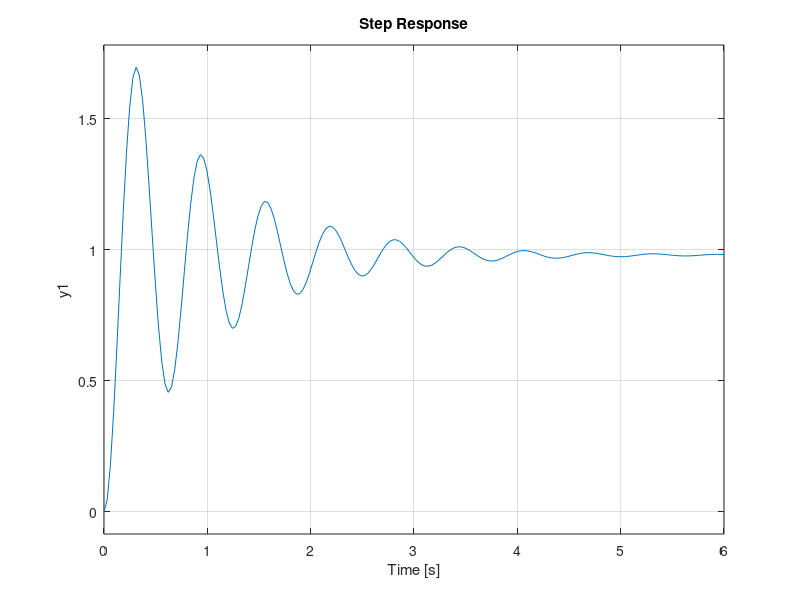

Recreate this plot in MATLAB.
%https://www.notion.so/Prova-ad7c43e714d543efafb3f6d82b0427f8

%Para ser utilizado, o controlador deve estar implementado na forma:
%Gc(S) = Kp ( 1 + 1/Ti*s + Td*s)

%Primeiro método de ziegler-nichols

%OBS: Se ouver um integrador ou par completo conjugado dominante, entao nao
%sera possivel usar o método

%1º Obter resposta em degrau do sistema em malha aberta
%2º A planta deve exibir uma resposta em forma de S
%3º Obter o tempo de atraso L e a constante de tempo T
%4º Escolher os parametros Kp, Ti e Td de acordo com a tabela:

%   TIPO DE    |        KP      |       Ti       |     Td
% CONTROLADOR  |                |                |
%-----------------------------------------------------------
%      P       |        T/L     |       inf      |      0
%      PI      |      0.9*T/L   |       L/0.3    |      0
%      PID     |      1.2*T/L   |        2L      |    0.5*L


%Segundo método

%1º Obter a resposta ao degrau do sistema em malha fechada utilizando um
%controlador proporcional
%2º Aumentar o ganho Kp até atingir o valor critico Kcr onde a saída
%apresenta oscilações sustentadas.
%3º Anotar o valor do ganho Kcr e o periodo de oscilação Pcr
%3.1 Se precisar resolve o polimonio pela tabela de Houth-Hurwitz e acha o
%Kcr
%Substitui esse Kcr na equação caracteristica (a de baixo) e acha as raizes
%W = raiz positiva
%Pcr=2*pi/W
%4º Escolher os parametros Kp, Ti e Td de acordo com a tabela:

%   TIPO DE    |        KP      |       Ti       |     Td
% CONTROLADOR  |                |                |
%-----------------------------------------------------------
%      P       |     0.5*Kcr    |       inf      |      0
%      PI      |     0.45*Kcr   |   (1/1.2)*Pcr  |      0
%      PID     |     0.6*Kcr    |     0.5*Pcr    |    0.125Pcr

close all;
clear all;
clc;

S=tf('s');
%Insira a G(S) abaixo:
%Testando Kps: 
Kpteste = 100
G=@(S) Kpteste/(S^2 + 2*S + 2);
%Tipo: PID
%Como possui polo na origem, metodo 1 nao pode ser usado (a curva 
% nao tem forma de 'S')

Gmf = feedback(G(S), 1)

step(Gmf)

%Como nao apresenta oscilaçoes, o segundo metodo nao é aplicavel

%Podemos usar Houth-Hurwitz para determinar o Kcr ( ganho critico )

%Função de transferencia = Kp*G(S)/(1+ Kp*G(S))

%joga no symbolab e pega a parte de baixo:
%GDen = @(S)  S^3 + (6+Kp)*S^2 + (5 + 5*Kp)*S + 6*Kp

%Montando a tabela
% S^3      1          5+5Kp 
%
% S^2     6+Kp         6Kp
%
% S^1     C1
%
% S^0     6Kp
%
% C1 = -((1*6Kp) - (6+Kp)*(5+5Kp))/(6+Kp)
% C1 = (5kp^2 + 29Kp + 30)   / 6+ Kp

%Como a primeira coluna é sempre positiva, nenhum ganho jamais ira levar o
%sistema à instabilidade, portanto nao existe ganho critico
%Logo o segundo método nao pode ser aplicado



